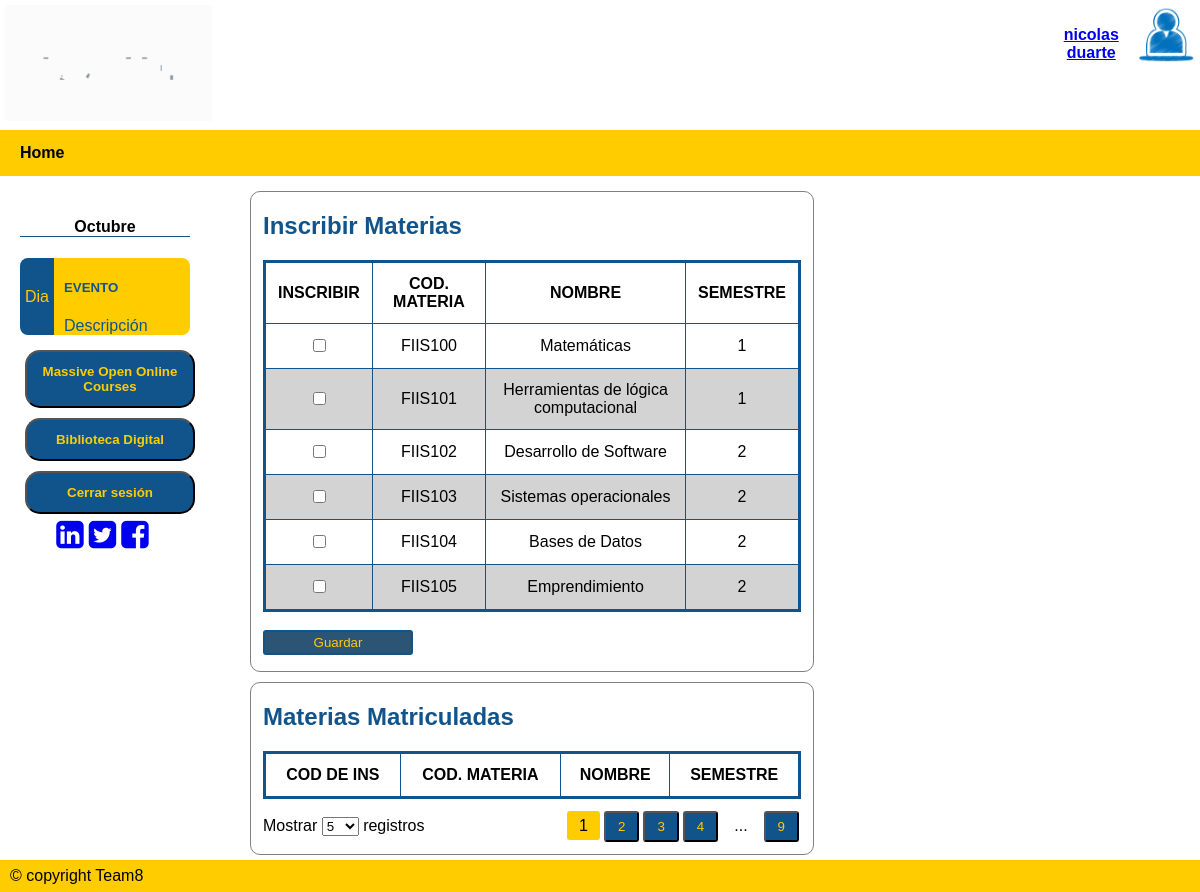
The page /inscMat/ (signed in) on the database its author committed.
### tables this page shows
CREATE TABLE Materias (CodMateria VARCHAR (20) NOT NULL PRIMARY KEY, Nombre VARCHAR NOT NULL, Semestre INTEGER NOT NULL);

### APP.py (the view, shortened to what this page needs)
@app.route('/inscMat/',methods=['GET','POST'])
def ins_materias():
    if request.method == 'GET':
        if "nom" in session:
            perfnom = session['nom']
            usr = session['usuario']
            sql = f'SELECT * FROM Materias'
            resMat = seleccion(sql)
            sql = f'SELECT InsMatEst.IDInsME, InsMatEst.CodMateI, Materias.Nombre, Materias.Semestre FROM InsMatEst INNER JOIN Materias ON InsMatEst.CodMateI = Materias.CodMateria WHERE DNIEI="{usr}"'
            resIns = seleccion(sql)
            return render_template ('MateriasEst.html', materias=resMat, insmat=resIns, nombres= perfnom, data=[('/paginicio/', 'Home')])
        else:
            flash("Inicie sesión para utilizar plataforma")
            return render_template ('index.html')

### dB.py (called while the page is built)
def seleccion(sql) -> list:
    try:
        with sqlite3.connect(URL_DB) as con:        # Conectarse a la base de datos con manejador de contextos(Cierra la BD cuando se deje de utilizar)
            cur = con.cursor()                      # Crea un área intermedia para gestión de los contenidos
            res = cur.execute(sql).fetchall()       # Se obtienen los registros devueltos
    except:
        res = None
    return res

### templates/MateriasEst.html (shortened to what this page needs)
{% extends "plantilla.html" %}
{% block cuerpo %}
<div class="Containermain" style="width: 100%; background-color: white;">
    <div class="aside">
        <div class="event-container">
            <h4 class="mes">Octubre</h4>
            <div class="event">
                <div class="event-left"><p>Dia</p></div>
                <div class="event-right">
                    <h5 style="text-transform: uppercase;">Evento</h5>
                    <div>Descripción</div>
                </div>
            </div>
        </div>
        <a href="https://www.mooc.org/es/" target="_blank"><button><b>Massive Open Online Courses</b></button></a>
        <a href="https://www.wdl.org/es/" target="_blank"><button><b>Biblioteca Digital</b></button></a>
        <a href="/logout/"><button><b>Cerrar sesión</b></button></a>
        <div class="social-container">
            <a href="https://co.linkedin.com/school/universidad-de-la-salle/" target="_blank" style="margin-right: 5px;"> <i class="fa fa-linkedin-square fa-2x"></i></a>
            <a href="https://twitter.com/unisalle?ref_src=twsrc%5Egoogle%7Ctwcamp%5Eserp%7Ctwgr%5Eauthor" target="_blank" style="margin-right: 5px;"> <i class="fa fa-twitter-square fa-2x"></i></a>
            <a href="https://www.facebook.com/U.deLaSalle/" target="_blank" style="margin-right: 5px;"> <i class="fa fa-facebook-square fa-2x"></i></a>
        </div>
    </div>
    <div class="right">
        <div class="marco" style="margin-top: 10px; width: 60%;">
            <h2>Inscribir Materias</h2>
            <div class="datatable-container">
                <div style="padding-left: 12px; padding-right: 12px;">
                    <form action="/inscMat/" method="POST" name="inscMat">
                        <table class="datatable">
                            <thead>
                                <tr>
                                    <th>INSCRIBIR</th>
                                    <th>COD. MATERIA</th>
                                    <th>NOMBRE</th>
                                    <th>SEMESTRE</th>
                                </tr>
                            </thead>
                            <tbody>
                                {%for materia in materias%}
                                    <tr>
                                        <td><input type="checkbox" name="materia" value="{{ materia.0 }}"></td>
                                        <td>{{ materia.0 }}</td>
                                        <td>{{ materia.1 }}</td>
                                        <td>{{ materia.2 }}</td>
                                    </tr>
                                {% endfor %}
                            </tbody>
                        </table><br/>
                        <input type="submit" value="Guardar" style="background-color: rgb(44, 84, 117); color: rgb(255, 204,0); width: 150px; height: 25px; ">
                    </form>
                </div>
            </div>
        </div>
        <div class="marco" style="margin-top: 10px; width: 60%;">
            <h2>Materias Matriculadas</h2>
            <div class="datatable-container">
                <div style="padding-left: 12px; padding-right: 12px;">
                    <table class="datatable">
                        <thead>
                            <tr>
                                <th>COD DE INS</th>
                                <th>COD. MATERIA</th>
                                <th>NOMBRE</th>
                                <th>SEMESTRE</th>
                            </tr>
                        </thead>
                    </table>
                </div>
                <div class="footer-tools">
                    <div class="list-items">
                        Mostrar
                        <select name="n-entries" id="n-entries" class="n-entries">
                            <option value="5">5</option>
                        </select>
                        registros
                    </div>
                    <div class="pages">
                        <ul>
                            <li><span class="active">1</span></li>
                            <li><button>2</button></li>
                            <li><button>3</button></li>
                            <li><button>4</button></li>
                            <li><span>...</span></li>
                            <li><button>9</button></li>
                        </ul>
                    </div>
                </div>
            </div>
        </div>
    </div>
</div>
{% endblock %}

### templates/plantilla.html (shortened to what this page needs)
<!DOCTYPE html>
<html lang="es">
<head>
    <link rel="stylesheet" type="text/css" href="{{ url_for('static', filename='css/estilo.css')}}">
    <link rel='stylesheet' type='text/css' href="{{url_for('static', filename='css/estiloadmin.css'
        )}}">
    <link rel='stylesheet' type='text/css' href="{{url_for('static', filename='css/estiloinfdeest.css' )}}">
    <link rel='stylesheet' type='text/css' href="{{url_for('static', filename='css/estiloactyretro.css'
        )}}">
    <link rel="stylesheet" href="https://cdnjs.cloudflare.com/ajax/libs/font-awesome/4.7.0/css/font-awesome.min.css">
</head>
<body>
    <div class="containerheader">
        <div class="boxheader">
            <a href="/paginicio/"><img src="{{url_for('static', filename='img/LA_SALLE_AN.gif')}}" alt="ULogo" style="width:90%; height:auto;" />
            </a>
        </div>
        <div class="boxheader"></div>
        <div class="boxheader"></div>
        <div class="boxheader"></div>
        <div class="boxheader">
            <div style="width: auto;">
                <img src="{{url_for('static', filename='img/user2.ico' )}}" alt="User" style="width:25%;height:auto; float: right;" />
            </div>
            <div style="width: auto; text-align: center; padding-left: 80px;">
                <a href="/perfil/">
                    <h4><b>{{nombres}}</b></h4>
                </a>
            </div>
        </div>
    </div>
    <div class="navbar">
        {%for opc in data%}
	    <a href="{{ opc.0 }}"><b>{{ opc.1 }}</b></a>
        {% endfor %}
    </div>
    {% block cuerpo %}
    {% endblock %}
    <div class="footer">
        <a href="#">© copyright Team8</a>
    </div>
</body>
</html>

### static/css/estilo.css (style rules this page uses)
* { box-sizing : border-box; }
body { font-family : Arial, Helvetica, sans-serif; margin : 0; }
.containerheader { display : flex; }
.boxheader { width : 300px; height : auto; padding : 5px; background-color : white; }
.navbar { list-style : none; display : flex; background-color : rgb(255, 204,0); }
.navbar a { color : black; text-decoration : none; padding : 14px 20px; text-align : center; }
.Containermain { display : flex; }
.footer { left : 0px; list-style : none; display : flex; background-color : rgb(255, 204,0); bottom : 0px; width : 100%; }
.footer a { color : black; text-decoration : none; padding : 7px 10px; text-align : center; }
tbody { align-items : center; }

### static/css/estiloadmin.css (style rules this page uses)
table { border-collapse: collapse; border: solid rgb(17, 84,139); }
th, td { padding: 4px 10px; border: solid 1px rgb(17, 84,139); text-align: center; }
button { background-color: rgb(17, 84,139); color: rgb(255, 204,0); border-radius: 5px; }
.aside { padding-top : 20px; padding-left : 20px; padding-right : 50px; list-style : none; display : flex; flex-direction : column; background-color : white; width: 20%; }
.aside button { width : 170px; background-color : rgb(17, 84,139); color : rgb(255, 204,0); text-decoration : none; padding : 12px 15px; text-align : center; margin : 5px; border-radius : 15px; }
.right { width: 80%; padding: 5px 10px; }
input { border-radius : 3px; border : solid 2px rgb(17, 84,139); }

### static/css/estiloinfdeest.css (style rules this page uses)
:root { --primary-color : rgb(255, 204,0); --secondary-color : rgb(17, 84,139); --dt-status-Activa-color : greenyellow; --dt-status-Finalizada-color : lightgrey; --dt-border-radius : 3px; --dt-border : solid 2px rgb(17, 84,139); --dt-padding : 12px; --dt-padding-s : 6px; --dt-padding-xs : 2px; --dt-border-color: var(--primary-color); }
.marco { border : solid 1px grey; border-radius : 10px; }
h2 { color : rgb(17, 84,139); padding-left : var(--dt-padding); }
.datatable-container .footer-tools { padding: var(--dt-padding); display: flex; align-items: baseline; }
.datatable-container .footer-tools .list-items { width: 50%; }
.datatable-container .footer-tools .pages { margin-left: auto; margin-right: 0; width: 50%; }
.datatable-container .footer-tools .pages ul { margin: 0; padding: 0; display: flex; align-items: baseline; justify-content: flex-end; }
.datatable-container .footer-tools .pages ul li { display: inline-block; margin: 0 var(--dt-padding-xs); }
.datatable-container .footer-tools .pages ul li button, .datatable-container .header-tools .tools ul li button { width: 100%; box-sizing: border-box; border-radius: var(--dt-border-radius); }
.datatable-container .footer-tools .pages ul li span.active { background-color: var(--primary-color); border-radius: var(--dt-border-radius) }
.datatable-container .footer-tools .pages ul li button, .datatable-container .footer-tools .pages ul li span, .datatable-container .header-tools .tools ul li button { padding: var(--dt-padding-s) var(--dt-padding); }
.datatable-container .datatable { border-collapse: collapse; width: 100%; }
.datatable-container .datatable, .datatable-container .datatable th, .datatable-container .datatable td { padding: var(--dt-padding) var(--dt-padding); }
.datatable-container .datatable tbody tr:nth-child(even) { background-color: lightgray; }

### static/css/estiloactyretro.css (style rules this page uses)
.event-container { width: 100%; margin: 0 auto; }
.event-container h4.mes { text-align: center; border-bottom: 1px solid rgb(17, 84,139); }
.event-container .event { display: flex; margin: 10px 0; }
.event .event-left { background-color: rgb(17, 84,139); width: 20%; display: flex; align-items: center; justify-content: center; color: rgb(255, 204,0); padding: 3px 10px; text-align: center; border-radius: 8px 0 0 8px; }
.event .event-right { background-color: rgb(255, 204,0); display: flex; width: 80%; color: rgb(17, 84,139); flex-direction: column; justify-content: center; padding: 0 10px; border-radius: 0 8px 8px 0; }
.social-container { display: flex; flex-direction: row; justify-content: center; }

### rows shown on the page
Materias: CodMateria "FIIS100", Nombre "Matemáticas", Semestre "1"
Materias: CodMateria "FIIS101", Nombre "Herramientas de lógica computacional", Semestre "1"
Materias: CodMateria "FIIS102", Nombre "Desarrollo de Software", Semestre "2"
Materias: CodMateria "FIIS103", Nombre "Sistemas operacionales", Semestre "2"
Materias: CodMateria "FIIS104", Nombre "Bases de Datos", Semestre "2"
Materias: CodMateria "FIIS105", Nombre "Emprendimiento", Semestre "2"

### other values the page prints
{{ nombres }} "nicolas duarte"
{{ opc.1 }} "Home"
